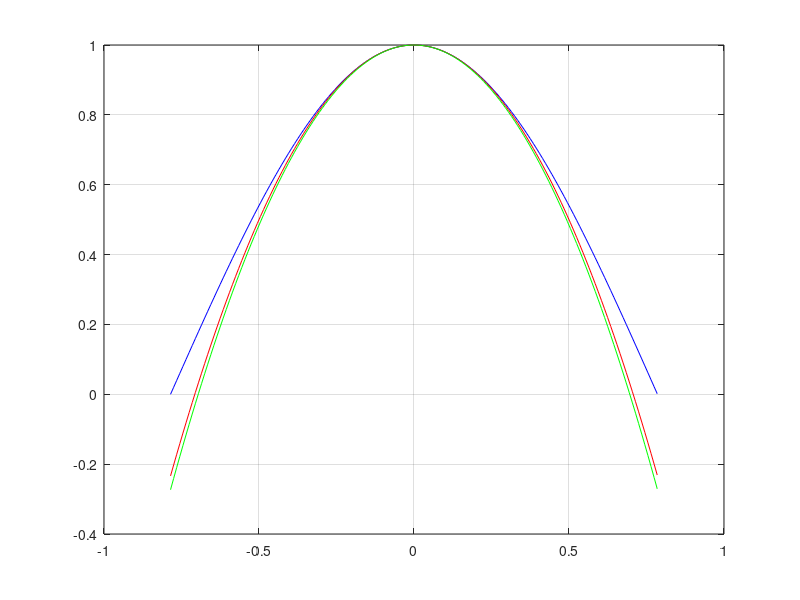

The MATLAB source for this figure:
function ass3_q1_plot()
% Plot several predefined polynomials.

x = -pi/4:0.01:pi/4;

y1 = cos(2*x);

p2 = [-2 0 1];
y2 = polyval(p2, x);

p3 = [-(4/pi)^3 0 1];
y3 = polyval(p3, x);

p4 = [0.1708 0 -0.5549];
y4 = polyval(p4, x);

p5 = [-16.232389507 -5.252770519 7];
y5 = polyval(p5, x);


plot(x,y1,'color','b'); hold on;
plot(x,y2,'color','r'); hold on;
plot(x,y3,'color','g'); hold on;
% plot(x,y4,'color','k'); hold on;
% plot(x,y5,'color','k');
grid on
